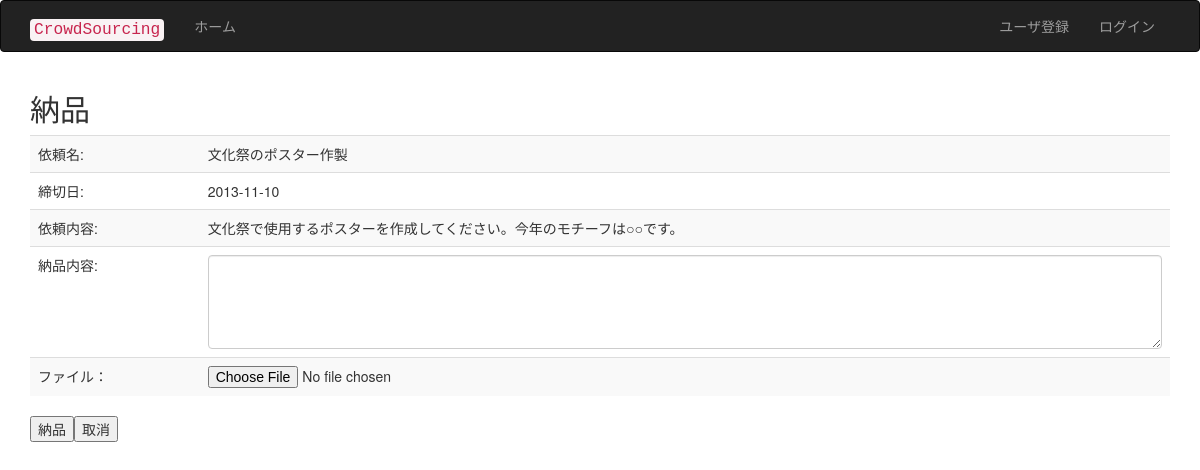
The app's page /dgoods.php?rid=1 with its own data.
### tables this page shows
CREATE TABLE IF NOT EXISTS `tb_request` (
  `requestid` int(11) NOT NULL AUTO_INCREMENT,
  `rname` varchar(128) NOT NULL,
  `sdate` date NOT NULL,
  `edate` date NOT NULL,
  `contents` varchar(1000) NOT NULL,
  `point` int(11) NOT NULL,
  `genre` int(11) NOT NULL,
  `perpicient` int(11) DEFAULT NULL,
  `amethod` int(11) NOT NULL,
  `requserid` varchar(16) NOT NULL,
  `rpoint` int(11) NOT NULL,
  PRIMARY KEY (`requestid`)
);

### dgoods.php (the view, shortened to what this page needs)
<?php
include('page_header.php');
include 'db_inc.php';
if (isset($_GET['rid'])){
	$rid = $_GET['rid'];
}
$sql = "SELECT * FROM  tb_request where requestid ={$rid} ";
$rs = mysql_query($sql, $conn);
$row = mysql_fetch_array($rs);
$rname  = $row['rname'];
$edate = $row['edate'];
$contents =$row['contents'];
?>
<h2>納品</h2>
<form action="upload.php" method="post" enctype="multipart/form-data">
<table class="table table-striped table-hover">
	<tr><td>依頼名:</td><td><?php echo $rname;?></td></tr>
	<tr><td>締切日:</td><td><?php echo $edate;?></td></tr>
	<tr><td>依頼内容:</td><td><?php echo $contents;?>	</td></tr>
	<tr><td>納品内容:</td><td><textarea class="form-control" name="contents" cols=50 rows=4></textarea></td>	</tr>
  <tr><td>ファイル：</td><td><input type="file" name="upfile" size="30" /></td></tr>
</table>
<input type="submit" value="納品" /><input type="reset" value="取消"/>
</form>
<?php include('page_footer.php');  ?>

### records on screen
tb_request: rname "文化祭のポスター作製", edate "2013-11-10", contents "文化祭で使用するポスターを作成してください。今年のモチーフは○○です。"

### other values on screen
$label "ユーザ登録"
$label "ログイン"
